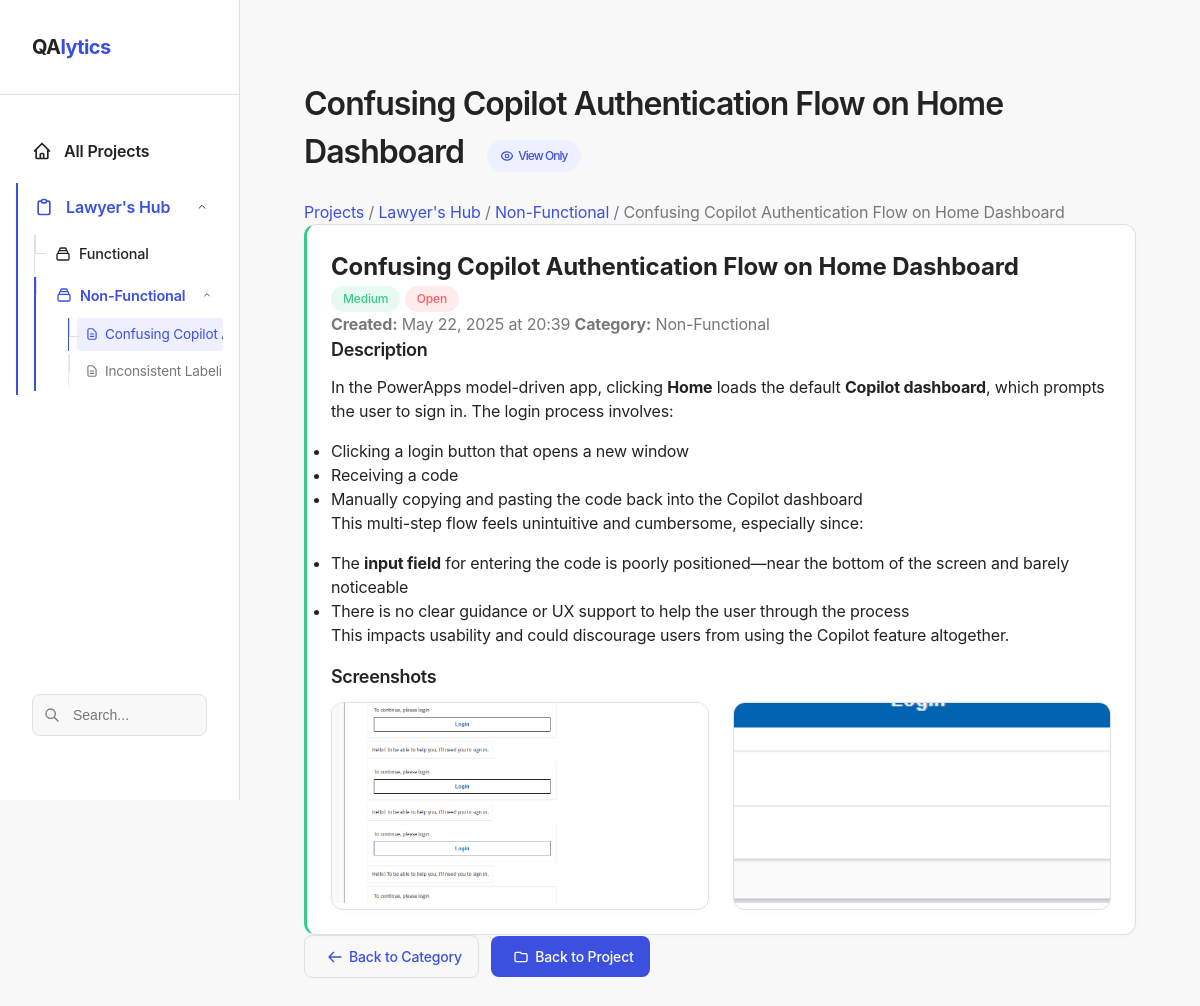
The app's page /public/finding/1 with its own data.
### app.py (models this page shows)
class Project(db.Model):
    id = db.Column(db.Integer, primary_key=True)
    name = db.Column(db.String(100), nullable=False)
    description = db.Column(db.Text)
    created_date = db.Column(db.DateTime, default=datetime.utcnow)
    categories = db.relationship('Category', backref='project', cascade='all, delete-orphan')

class Category(db.Model):
    id = db.Column(db.Integer, primary_key=True)
    name = db.Column(db.String(100), nullable=False)
    project_id = db.Column(db.Integer, db.ForeignKey('project.id'), nullable=False)
    findings = db.relationship('Finding', backref='category', cascade='all, delete-orphan')

class Finding(db.Model):
    id = db.Column(db.Integer, primary_key=True)
    title = db.Column(db.String(100), nullable=False)
    description = db.Column(db.Text)
    severity = db.Column(db.String(20), nullable=False)  # Critical, High, Medium, Low
    level = db.Column(db.String(50))
    status = db.Column(db.String(20), nullable=False)  # Open, In Progress, Closed
    created_date = db.Column(db.DateTime, default=datetime.utcnow)
    category_id = db.Column(db.Integer, db.ForeignKey('category.id'), nullable=False)
    screenshots = db.relationship('Screenshot', backref='finding', cascade='all, delete-orphan')
    @property
    def description_html(self):
        return Markup(self.description) if self.description else ""

class Screenshot(db.Model):
    id = db.Column(db.Integer, primary_key=True)
    file_path = db.Column(db.String(255), nullable=False)
    caption = db.Column(db.String(255))
    finding_id = db.Column(db.Integer, db.ForeignKey('finding.id'), nullable=False)
    created_date = db.Column(db.DateTime, default=datetime.utcnow)

### app.py (the view)
@app.route('/public/finding/<int:finding_id>')
def public_view_finding(finding_id):
    finding = Finding.query.get_or_404(finding_id)
    category = finding.category
    project = category.project
    return render_template('public/view_finding.html', finding=finding, category=category, project=project)

### custom_filters.py (called while the page is built)
def format_date(value):
    if value is None:
        return ""
    return value.strftime("%B %d, %Y at %H:%M")

### templates/public/view_finding.html (shortened to what this page needs)
{% extends "public/base.html" %}
{% block heading %}{{ finding.title }}{% endblock %}
{% block content %}
<div class="container">
    <div class="mb-4 text-subtle">
        <a href="{{ url_for('public_index') }}">Projects</a> /
        <a href="{{ url_for('public_view_project', project_id=finding.category.project.id) }}">{{ finding.category.project.name }}</a> /
        <a href="{{ url_for('public_view_category', category_id=finding.category.id) }}">{{ finding.category.name }}</a> /
        <span>{{ finding.title }}</span>
    </div>
    <div class="card severity-{{ finding.severity }} mb-4">
        <div class="card-body">
            <div class="d-flex justify-content-between align-items-center mb-4">
                <h2 style="margin-bottom: 0">{{ finding.title }}</h2>
                <div>
                    {% if finding.severity == 'Critical' %}
                        <span class="badge" style="background-color: rgba(255, 90, 101, 0.12); color: var(--critical);">Critical</span>
                    {% elif finding.severity == 'High' %}
                        <span class="badge" style="background-color: rgba(255, 159, 69, 0.12); color: var(--high);">High</span>
                    {% elif finding.severity == 'Medium' %}
                        <span class="badge" style="background-color: rgba(56, 203, 137, 0.12); color: var(--medium);">Medium</span>
                    {% else %}
                        <span class="badge badge-blue">Low</span>
                    {% endif %}
                    {% if finding.status == 'Open' %}
                        <span class="badge" style="background-color: rgba(255, 90, 101, 0.12); color: var(--critical);">Open</span>
                    {% elif finding.status == 'In Progress' %}
                        <span class="badge" style="background-color: rgba(255, 159, 69, 0.12); color: var(--high);">In Progress</span>
                    {% else %}
                        <span class="badge" style="background-color: rgba(56, 203, 137, 0.12); color: var(--medium);">Closed</span>
                    {% endif %}
                </div>
            </div>
            <div class="mb-4 text-subtle">
                <strong>Created:</strong> {{ finding.created_date | format_date }}
                <span class="ms-3"><strong>Category:</strong> {{ finding.category.name }}</span>
            </div>
            <div class="mb-4">
                <h5>Description</h5>
                <div>
                    {{ finding.description_html }}
                </div>
            </div>
            {% if finding.screenshots %}
            <div class="finding-screenshots">
                <h5>Screenshots</h5>
                <div class="grid">
                    {% for screenshot in finding.screenshots %}
                    <div class="card" style="cursor: pointer;" onclick="document.getElementById('screenshotModal{{ screenshot.id }}').style.display='block'">
                        <img src="{{ url_for('static', filename=screenshot.file_path) }}"
                             alt="Screenshot for {{ finding.title }}"
                             style="width: 100%; height: 200px; object-fit: cover;">
                    </div>
                    {% endfor %}
                </div>
            </div>
            {% endif %}
        </div>
    </div>
    <div class="mb-4">
        <a href="{{ url_for('public_view_category', category_id=finding.category.id) }}" class="btn" style="border: 1px solid var(--border);">
            <svg xmlns="http://www.w3.org/2000/svg" width="16" height="16" fill="none" viewBox="0 0 24 24" stroke="currentColor" style="margin-right: 0.375rem;">
                <path stroke-linecap="round" stroke-linejoin="round" stroke-width="2" d="M10 19l-7-7m0 0l7-7m-7 7h18" />
            </svg>
            Back to Category
        </a>
        <a href="{{ url_for('public_view_project', project_id=finding.category.project.id) }}" class="btn btn-primary" style="margin-left: 0.5rem;">
            <svg xmlns="http://www.w3.org/2000/svg" width="16" height="16" fill="none" viewBox="0 0 24 24" stroke="currentColor" style="margin-right: 0.375rem;">
                <path stroke-linecap="round" stroke-linejoin="round" stroke-width="2" d="M3 7v10a2 2 0 002 2h14a2 2 0 002-2V9a2 2 0 00-2-2h-6l-2-2H5a2 2 0 00-2 2z" />
            </svg>
            Back to Project
        </a>
    </div>
</div>
{% endblock %}

### templates/public/base.html (shortened to what this page needs)
<!DOCTYPE html>
<html lang="en">
<head>
    <link rel="stylesheet" href="https://cdnjs.cloudflare.com/ajax/libs/inter-ui/3.19.3/inter.min.css">
</head>
<body>
    <div class="site-wrapper">
<aside class="sidebar">
    <div class="logo">
        QA<span>lytics</span>
    </div>
    <ul class="nav-list">
        <li class="nav-item {% if request.path == url_for('public_index') %}active{% endif %}">
            <a href="{{ url_for('public_index') }}" class="nav-link {% if request.path == url_for('public_index') %}active{% endif %}">
                <span>All Projects</span>
            </a>
        </li>
        {% if project is defined %}
        <li class="nav-item has-children active-path expanded">
            <a href="{{ url_for('public_view_project', project_id=project.id) }}" class="nav-link {% if request.path == url_for('public_view_project', project_id=project.id) and category is not defined %}active{% endif %}">
                <svg xmlns="http://www.w3.org/2000/svg" fill="none" viewBox="0 0 24 24" stroke="currentColor">
                    <path stroke-linecap="round" stroke-linejoin="round" stroke-width="2" d="M9 5H7a2 2 0 00-2 2v12a2 2 0 002 2h10a2 2 0 002-2V7a2 2 0 00-2-2h-2M9 5a2 2 0 002 2h2a2 2 0 002-2M9 5a2 2 0 012-2h2a2 2 0 012 2" />
                </svg>
                <span>{{ project.name }}</span>
            </a>
            <ul class="nav-sublist">
                {% for cat in project.categories %}
                <li class="nav-subitem {% if category is defined and category.id == cat.id %}active-path has-children expanded{% endif %}">
                    <a href="{{ url_for('public_view_category', category_id=cat.id) }}" class="nav-sublink {% if category is defined and category.id == cat.id and finding is not defined %}active{% endif %}">
                        <span>{{ cat.name }}</span>
                    </a>
                    {% if category is defined and category.id == cat.id %}
                    <ul class="nav-findings-list">
                        {% for f in category.findings %}
                        <li class="nav-finding-item {% if finding is defined and finding.id == f.id %}active-path{% endif %}">
                            <a href="{{ url_for('public_view_finding', finding_id=f.id) }}" class="nav-finding-link {% if finding is defined and finding.id == f.id %}active{% endif %}">
                                <svg xmlns="http://www.w3.org/2000/svg" fill="none" viewBox="0 0 24 24" stroke="currentColor">
                                    <path stroke-linecap="round" stroke-linejoin="round" stroke-width="2" d="M9 12h6m-6 4h6m2 5H7a2 2 0 01-2-2V5a2 2 0 012-2h5.586a1 1 0 01.707.293l5.414 5.414a1 1 0 01.293.707V19a2 2 0 01-2 2z" />
                                </svg>
                                <span>{{ f.title }}</span>
                            </a>
                        </li>
                        {% endfor %}
                    </ul>
                    {% endif %}
                </li>
                {% endfor %}
            </ul>
        </li>
        {% endif %}
    </ul>
    <div class="search-container">
        <form class="search-form" action="{{ url_for('public_search') }}" method="get">
            <svg class="search-icon" xmlns="http://www.w3.org/2000/svg" fill="none" viewBox="0 0 24 24" stroke="currentColor">
                <path stroke-linecap="round" stroke-linejoin="round" stroke-width="2" d="M21 21l-6-6m2-5a7 7 0 11-14 0 7 7 0 0114 0z" />
            </svg>
            <input class="search-input" type="search" name="q" placeholder="Search..." aria-label="Search">
        </form>
    </div>
</aside>
        <main class="content-area">
            <div class="page-header">
                <h1>{% block heading %}{% endblock %}
                    <span class="view-mode">
                        View Only
                    </span>
                </h1>
            </div>
            {% block content %}{% endblock %}
        </main>
    </div>
</body>
</html>

### records on screen
Project: name "Lawyer's Hub", category.project.name "Lawyer's Hub"
Category: name "Functional"
Category: name "Non-Functional", category.name "Non-Functional"
Finding: title "Confusing Copi…", title "Confusing Copilot Authentication Flow on Home Dashboard", created_date "May 22, 2025 at 20:39", description_html "In the PowerApps model-driven app, clicking Home loads the default Copilot dashboard , which prompts the user to sign in. The login process involves: Clicking a login button that opens a new window Receiving a code Manually copying and pasting the code back into the Copilot dashboard This multi-step flow feels unintuitive and cumbersome, especially since: The input field for entering the code is poorly positioned—near the bottom of the screen and barely noticeable There is no clear guidance or UX support to help the user through the process This impacts usability and could discourage users from using the Copilot feature altogether."
Finding: title "Inconsistent La…"
Screenshot: file_path (picture)
Screenshot: file_path (picture)
